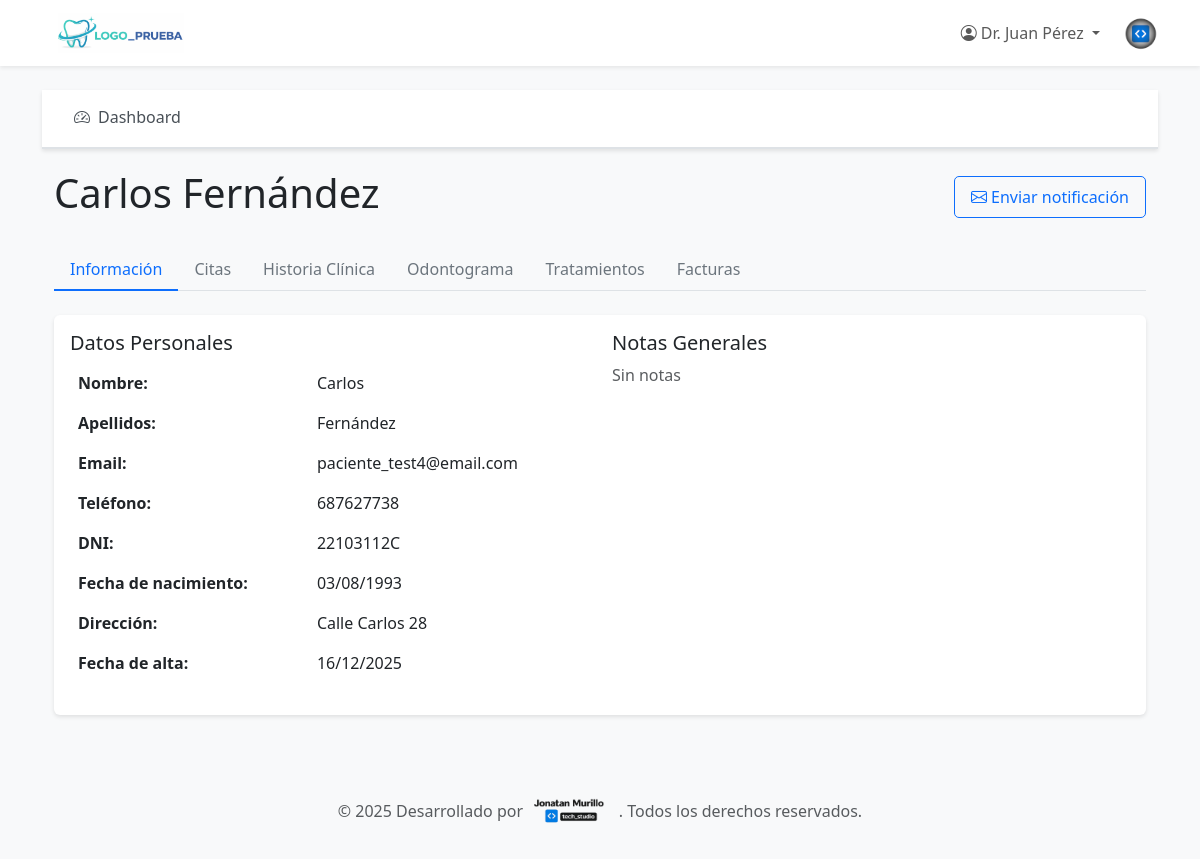
The app's page /panel/pacientes/6 (signed in) with its own data.
### app/models.py (models this page shows, shortened)
class User(UserMixin, db.Model):
    __tablename__ = 'users'
    id = db.Column(db.Integer, primary_key=True)
    nombre = db.Column(db.String(100), nullable=False)
    email = db.Column(db.String(120), unique=True, nullable=False, index=True)
    password_hash = db.Column(db.String(255), nullable=False)
    rol = db.Column(db.String(50), nullable=False)  # admin, recepcionista, dentista, auxiliar, comercial
    activo = db.Column(db.Boolean, default=True, nullable=False)
    fecha_creacion = db.Column(db.DateTime, default=datetime.utcnow)
    appointments_as_dentist = db.relationship('Appointment', foreign_keys='Appointment.dentist_id', backref='dentist', lazy='dynamic')
    treatment_plans = db.relationship('TreatmentPlan', backref='dentist_user', lazy='dynamic')
    def is_admin(self):
        return self.rol == 'admin'
    def is_dentist(self):
        return self.rol == 'dentist'
    def is_recepcionista(self):
        return self.rol == 'recepcionista'

class Patient(db.Model):
    __tablename__ = 'patients'
    id = db.Column(db.Integer, primary_key=True)
    nombre = db.Column(db.String(100), nullable=False)
    apellidos = db.Column(db.String(100), nullable=False)
    email = db.Column(db.String(120), unique=True, nullable=False, index=True)
    telefono = db.Column(db.String(20))
    fecha_nacimiento = db.Column(db.Date)
    direccion = db.Column(db.Text)
    dni = db.Column(db.String(20), unique=True, index=True)
    fecha_alta = db.Column(db.DateTime, default=datetime.utcnow, nullable=False)
    notas_generales = db.Column(db.Text)
    password_hash = db.Column(db.String(255))  # Para login de pacientes
    activo = db.Column(db.Boolean, default=True, nullable=False)
    appointments = db.relationship('Appointment', backref='patient', lazy='dynamic', cascade='all, delete-orphan')
    clinical_records = db.relationship('ClinicalRecord', backref='patient', lazy='dynamic', cascade='all, delete-orphan')
    odontograms = db.relationship('Odontogram', backref='patient', lazy='dynamic', cascade='all, delete-orphan')
    treatment_plans = db.relationship('TreatmentPlan', backref='patient', lazy='dynamic', cascade='all, delete-orphan')
    invoices = db.relationship('Invoice', backref='patient', lazy='dynamic', cascade='all, delete-orphan')
    notifications = db.relationship('Notification', backref='patient', lazy='dynamic', cascade='all, delete-orphan')
    def nombre_completo(self):
        return f"{self.nombre} {self.apellidos}"

### app/routes_panel.py (the view, shortened to what this page needs)
@bp.route('/pacientes/<int:patient_id>')
@login_required
@role_required('admin', 'recepcionista', 'dentista')
def paciente_detail(patient_id):
    paciente = Patient.query.get_or_404(patient_id)
    citas = paciente.appointments.order_by(Appointment.fecha_hora_inicio.desc()).limit(10).all()
    clinical_record = paciente.clinical_records.first()
    odontogram = paciente.odontograms.order_by(Odontogram.fecha.desc()).first()
    treatment_plans = paciente.treatment_plans.order_by(TreatmentPlan.fecha_creacion.desc()).all()
    invoices = paciente.invoices.order_by(Invoice.fecha_emision.desc()).limit(10).all()
    return render_template('panel/pacientes/detail.html',
                         paciente=paciente,
                         citas=citas,
                         clinical_record=clinical_record,
                         odontogram=odontogram,
                         treatment_plans=treatment_plans,
                         invoices=invoices)

### app/models.py (called while the page is built)
    def get_datos(self):
        if self.datos_json:
            try:
                return json.loads(self.datos_json)
            except:
                return {}
        return {}

    @classmethod
    def get_settings(cls):
        settings = cls.query.first()
        if not settings:
            settings = cls(nombre_clinica='Clínica Dental')
            db.session.add(settings)
            db.session.commit()
        return settings

### app/routes_auth.py (called while the page is built)
def role_required(*roles):
    def decorator(f):
        @wraps(f)
        @login_required
        def decorated_function(*args, **kwargs):
            if current_user.rol not in roles:
                flash('No tienes permisos para acceder a esta página.', 'error')
                return redirect(url_for('panel.dashboard'))
            return f(*args, **kwargs)
        return decorated_function
    return decorator

### templates/panel/pacientes/detail.html (shortened to what this page needs)
{% extends "panel/base.html" %}
{% block extra_css %}
<link rel="stylesheet" href="{{ url_for('static', filename='css/odontogram.css') }}">
{% endblock %}
{% block panel_content %}
<div class="d-flex justify-content-between align-items-center mb-4">
    <h1>{{ paciente.nombre_completo() }}</h1>
    <div>
        <a href="{{ url_for('panel.notification_new', patient_id=paciente.id) }}" class="btn btn-outline-primary">
            <i class="bi bi-envelope"></i> Enviar notificación
        </a>
    </div>
</div>
<ul class="nav nav-tabs mb-4" id="patientTabs" role="tablist">
    <li class="nav-item" role="presentation">
        <button class="nav-link active" id="info-tab" data-bs-toggle="tab" data-bs-target="#info" type="button">
            Información
        </button>
    </li>
    <li class="nav-item" role="presentation">
        <button class="nav-link" id="citas-tab" data-bs-toggle="tab" data-bs-target="#citas" type="button">
            Citas
        </button>
    </li>
    <li class="nav-item" role="presentation">
        <button class="nav-link" id="historia-tab" data-bs-toggle="tab" data-bs-target="#historia" type="button">
            Historia Clínica
        </button>
    </li>
    <li class="nav-item" role="presentation">
        <button class="nav-link" id="odontograma-tab" data-bs-toggle="tab" data-bs-target="#odontograma" type="button">
            Odontograma
        </button>
    </li>
    <li class="nav-item" role="presentation">
        <button class="nav-link" id="tratamientos-tab" data-bs-toggle="tab" data-bs-target="#tratamientos" type="button">
            Tratamientos
        </button>
    </li>
    <li class="nav-item" role="presentation">
        <button class="nav-link" id="facturas-tab" data-bs-toggle="tab" data-bs-target="#facturas" type="button">
            Facturas
        </button>
    </li>
</ul>
<div class="tab-content" id="patientTabsContent">
    <div class="tab-pane fade show active" id="info" role="tabpanel">
        <div class="card">
            <div class="card-body">
                <div class="row">
                    <div class="col-md-6">
                        <h5>Datos Personales</h5>
                        <table class="table table-borderless">
                            <tr><th>Nombre:</th><td>{{ paciente.nombre }}</td></tr>
                            <tr><th>Apellidos:</th><td>{{ paciente.apellidos }}</td></tr>
                            <tr><th>Email:</th><td>{{ paciente.email }}</td></tr>
                            <tr><th>Teléfono:</th><td>{{ paciente.telefono or '-' }}</td></tr>
                            <tr><th>DNI:</th><td>{{ paciente.dni or '-' }}</td></tr>
                            <tr><th>Fecha de nacimiento:</th><td>{{ paciente.fecha_nacimiento.strftime('%d/%m/%Y') if paciente.fecha_nacimiento else '-' }}</td></tr>
                            <tr><th>Dirección:</th><td>{{ paciente.direccion or '-' }}</td></tr>
                            <tr><th>Fecha de alta:</th><td>{{ paciente.fecha_alta.strftime('%d/%m/%Y') }}</td></tr>
                        </table>
                    </div>
                    <div class="col-md-6">
                        <h5>Notas Generales</h5>
                        <p class="text-muted">{{ paciente.notas_generales or 'Sin notas' }}</p>
                    </div>
                </div>
            </div>
        </div>
    </div>
</div>
{% endblock %}

### templates/base.html (shortened to what this page needs)
<!DOCTYPE html>
<html lang="es">
<head>
    <link href="https://cdn.jsdelivr.net/npm/bootstrap@5.3.0/dist/css/bootstrap.min.css" rel="stylesheet">
    <link rel="stylesheet" href="https://cdn.jsdelivr.net/npm/bootstrap-icons@1.11.0/font/bootstrap-icons.css">
    <link rel="stylesheet" href="{{ url_for('static', filename='css/style.css') }}">
    {% block extra_css %}{% endblock %}
</head>
<body>
    <nav class="navbar navbar-expand-lg navbar-light bg-white shadow-sm">
        <div class="container">
            <a class="navbar-brand d-flex align-items-center" href="{{ url_for('public.index') }}">
                <img src="{{ url_for('static', filename='logo.png') }}" alt="Clínica Dental" height="40" class="me-2">
            </a>
            <div class="collapse navbar-collapse" id="navbarNav">
                <ul class="navbar-nav ms-auto align-items-center">
                    {% if current_user.is_authenticated %}
                        {% if current_user.__class__.__name__ == 'User' %}
                            <li class="nav-item dropdown">
                                <a class="nav-link dropdown-toggle" href="#" id="navbarDropdown" role="button" data-bs-toggle="dropdown">
                                    <i class="bi bi-person-circle"></i> {{ current_user.nombre }}
                                </a>
                            </li>
                            <li class="nav-item d-flex align-items-center ms-3">
                                <img src="{{ url_for('static', filename='logo_jm.png') }}"
                                     alt="JM"
                                     height="35"
                                     class="logo-ayuda"
                                     style="cursor: pointer;"
                                     data-bs-target="#modalAyuda"
                                     title="¿Necesitas ayuda?"
                                     onclick="var modal = new bootstrap.Modal(document.getElementById('modalAyuda')); modal.show();">
                            </li>
                        {% endif %}
                    {% endif %}
                </ul>
            </div>
        </div>
    </nav>
    <main class="{% block main_class %}container my-4{% endblock %}">
        {% block content %}{% endblock %}
    </main>
    <footer class="bg-light mt-5 py-4">
        <div class="container text-center">
            <p class="mb-0 text-muted d-flex align-items-center justify-content-center gap-2 flex-wrap">
                &copy; 2025 Desarrollado por
                <img src="{{ url_for('static', filename='logo_pie.png') }}" alt="Desarrollado por" height="40" class="align-middle" style="margin-top: 8px;">
                . Todos los derechos reservados.
            </p>
        </div>
    </footer>
</body>
</html>

### static/css/style.css (style rules this page uses)
:root { --primary-color: #0d6efd; --secondary-color: #6c757d; --success-color: #198754; --danger-color: #dc3545; --warning-color: #ffc107; --light-bg: #f8f9fa; }
body { font-family: 'Segoe UI', Tahoma, Geneva, Verdana, sans-serif; background-color: var(--light-bg); }
.navbar-brand { font-weight: bold; font-size: 1.5rem; }
.card { border: none; box-shadow: 0 2px 4px rgba(0,0,0,0.1); margin-bottom: 20px; }
.btn { border-radius: 5px; padding: 8px 16px; }
.table { background-color: #fff; }
.nav-tabs .nav-link { color: var(--secondary-color); border: none; border-bottom: 2px solid transparent; }
.nav-tabs .nav-link.active { color: var(--primary-color); border-bottom-color: var(--primary-color); background-color: transparent; }
footer { margin-top: auto; }

### records on screen
User: nombre "Dr. Juan Pérez"
Patient: nombre_completo "Carlos Fernández", nombre "Carlos", apellidos "Fernández", email "paciente_test4@email.com", telefono "687627738", dni "22103112C", fecha_nacimiento "03/08/1993", direccion "Calle Carlos 28", fecha_alta "16/12/2025", notas_generales "Sin notas"
